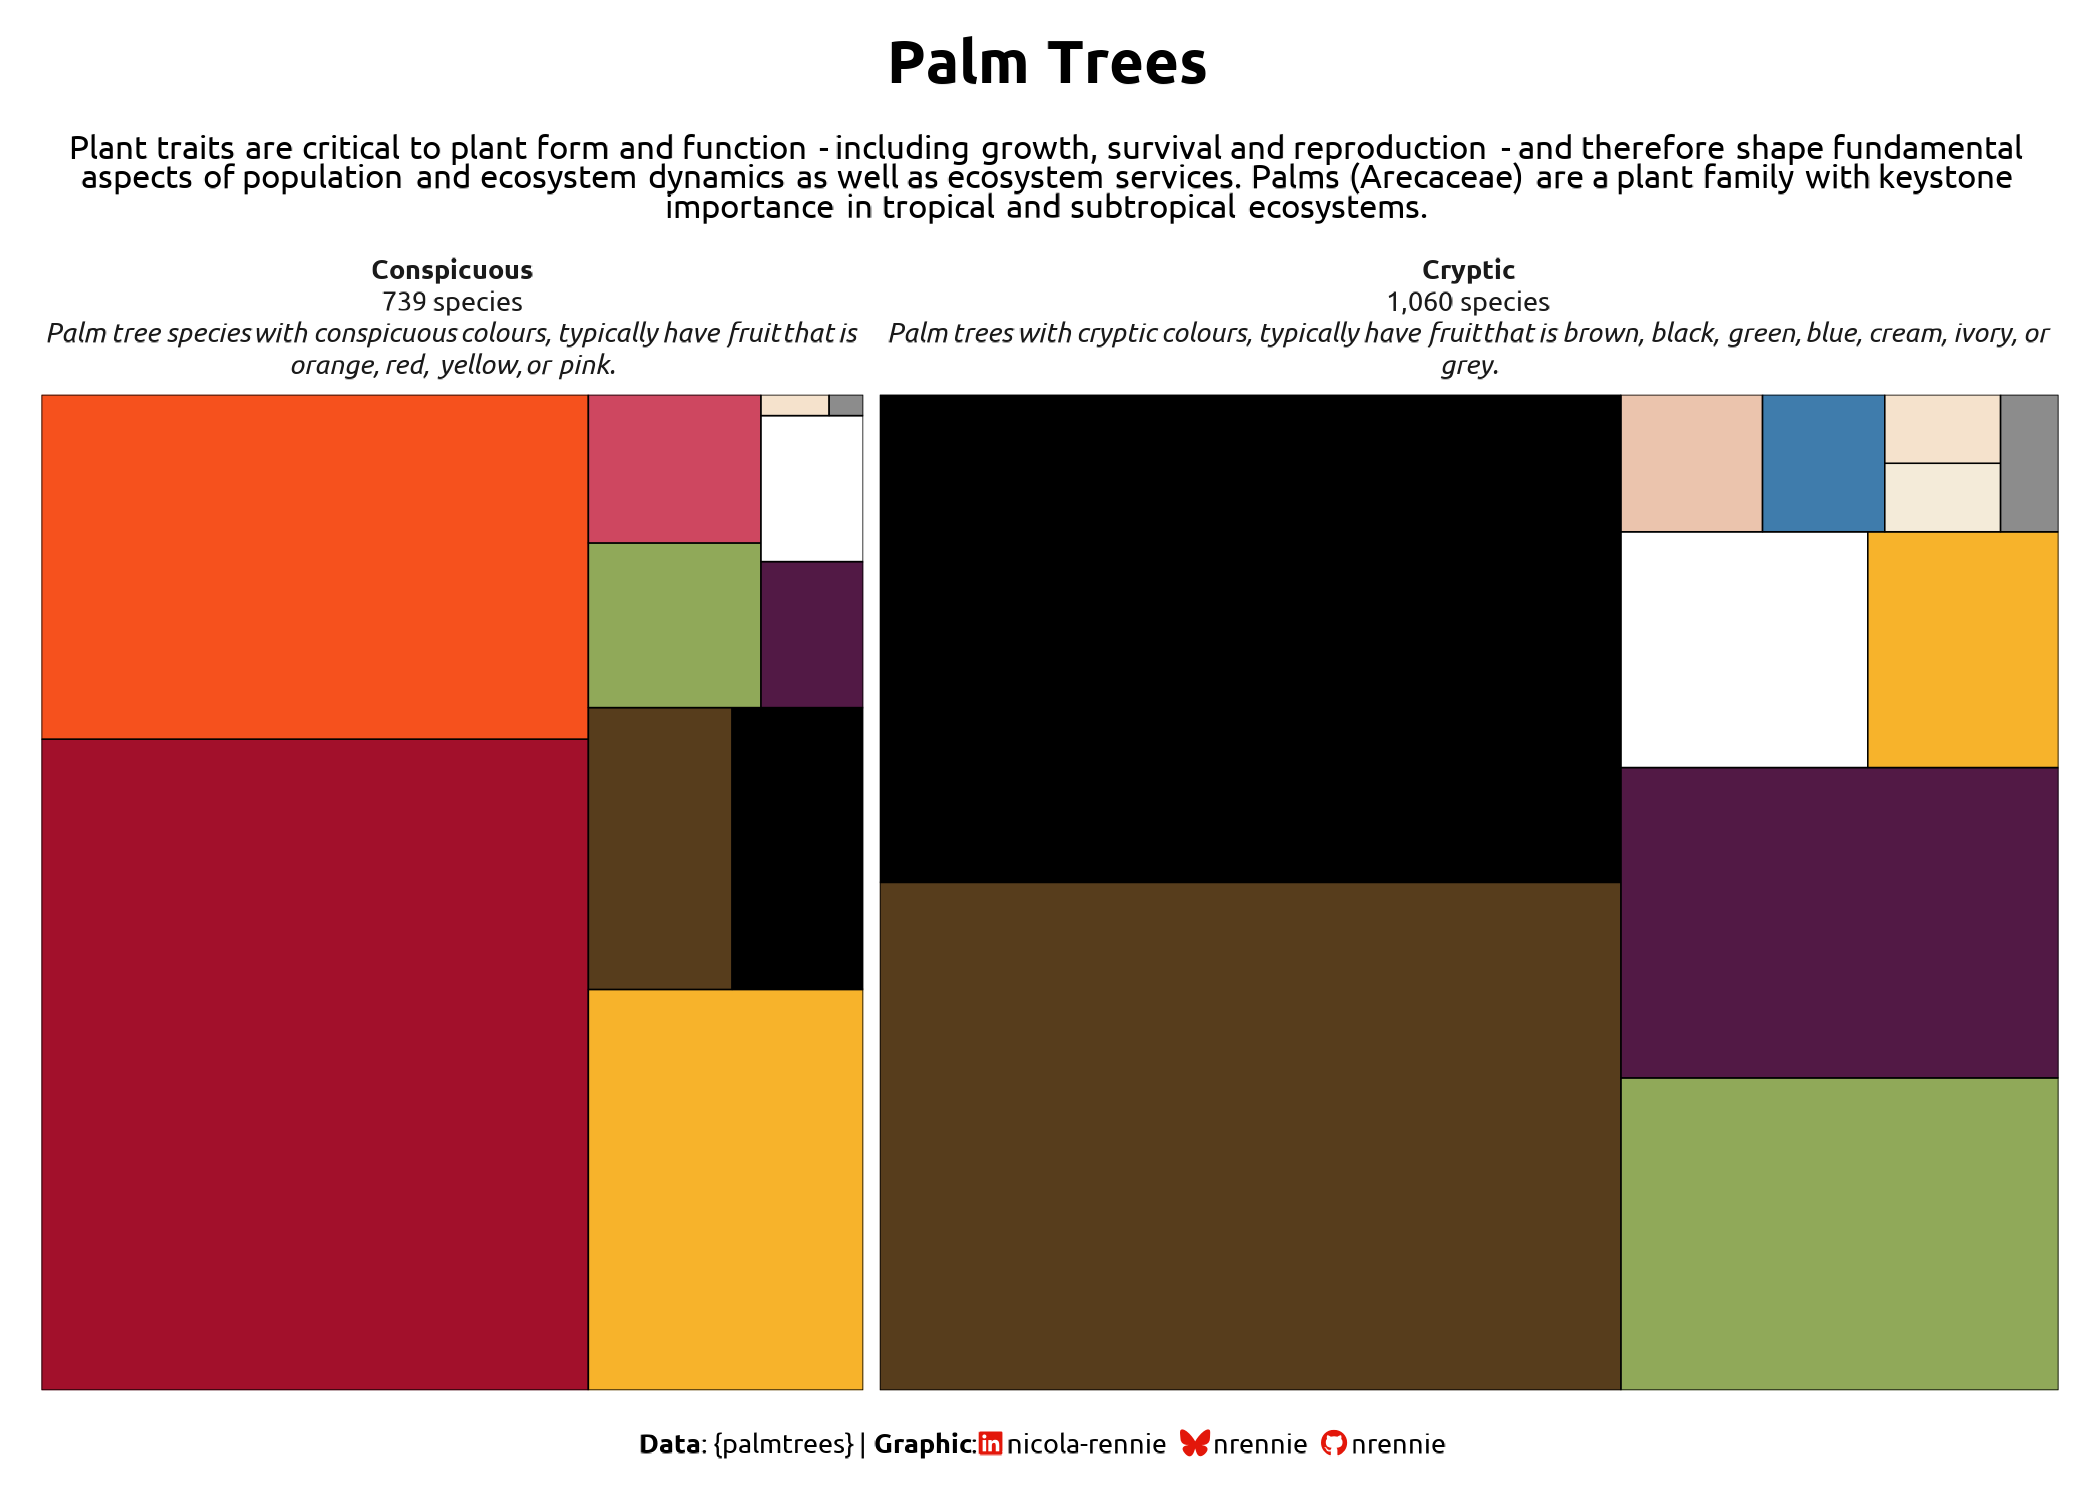

Write R code to recreate this figure.
# Load packages -----------------------------------------------------------

library(tidyverse)
library(showtext)
library(patchwork)
library(camcorder)
library(ggtext)
library(nrBrand)
library(glue)
library(treemapify)
library(ggh4x)


# Load data ---------------------------------------------------------------

tuesdata <- tidytuesdayR::tt_load("2025-03-18")
palmtrees <- tuesdata$palmtrees


# Load fonts --------------------------------------------------------------

font_add_google("Ubuntu", "ubuntu")
showtext_auto()
showtext_opts(dpi = 300)


# Define colours and fonts-------------------------------------------------

bg_col <- "white"
text_col <- "black"
highlight_col <- "#F6511D"

body_font <- "ubuntu"
title_font <- "ubuntu"


# Data wrangling ----------------------------------------------------------

plot_data <- palmtrees |>
  select(main_fruit_colors, conspicuousness) |>
  group_by(conspicuousness) |>
  mutate(n = n()) |>
  ungroup() |>
  drop_na() |>
  separate_longer_delim(main_fruit_colors, delim = "; ") |>
  group_by(main_fruit_colors, conspicuousness) |>
  mutate(n_col = n()) |>
  ungroup() |>
  distinct()

col_palette <- c("black", "#3F7CAC", "#573D1C", "#F5E2CC", "#90A959", "grey55", "#F4EBD9", "#F6511D", "#CE4760", "#521945", "#A2102B", "#EBC4AD", "white", "#F7B32B")
names(col_palette) <- sort(unique(plot_data$main_fruit_colors))

prop_data <- plot_data |>
  select(conspicuousness, n) |>
  distinct() |>
  arrange(conspicuousness) |>
  mutate(prop = n / n[1])


# Start recording ---------------------------------------------------------

gg_record(
  dir = file.path("2025", "2025-03-18", "recording"),
  device = "png",
  width = 7,
  height = 5,
  units = "in",
  dpi = 300
)


# Define text -------------------------------------------------------------

social <- nrBrand::social_caption(
  bg_colour = bg_col,
  icon_colour = highlight_col,
  font_colour = text_col,
  font_family = body_font,
  mastodon = NA
)
title <- "Palm Trees"
st <- "Plant traits are critical to plant form and function - including growth, survival and reproduction - and therefore shape fundamental aspects of population and ecosystem dynamics as well as ecosystem services. Palms (Arecaceae) are a plant family with keystone importance in tropical and subtropical ecosystems."
cap <- paste0(
  "**Data**: {palmtrees} | **Graphic**:", social
)

grp_names <- c(
  `conspicuous` = glue("**Conspicuous**<br>{prop_data$n[1]} species<br>*Palm tree species with conspicuous colours, typically have fruit that is orange, red, yellow, or pink.*"),
  `cryptic` = glue("**Cryptic**<br>{formatC(prop_data$n[2], big.mark=',')} species<br>*Palm trees with cryptic colours, typically have fruit that is brown, black, green, blue, cream, ivory, or grey.*")
)


# Plot --------------------------------------------------------------------

ggplot(
  data = plot_data,
  mapping = aes(
    area = n_col, fill = main_fruit_colors
  )
) +
  geom_treemap(colour = text_col) +
  facet_manual(~conspicuousness,
    design = "AB",
    widths = c(prop_data$prop),
    heights = c(prop_data$prop),
    labeller = as_labeller(grp_names)
  ) +
  scale_fill_manual(values = col_palette) +
  labs(title = title, subtitle = st, caption = cap) +
  coord_cartesian(expand = FALSE) +
  theme_minimal(base_size = 8, base_family = body_font) +
  theme(
    legend.position = "none",
    plot.margin = margin(5, 10, 5, 10),
    plot.title.position = "plot",
    plot.caption.position = "plot",
    plot.background = element_rect(fill = bg_col, colour = bg_col),
    panel.background = element_rect(fill = bg_col, colour = bg_col),
    plot.title = element_textbox_simple(
      colour = text_col,
      hjust = 0.5,
      halign = 0.5,
      margin = margin(b = 5, t = 5),
      lineheight = 0.5,
      family = title_font,
      face = "bold",
      size = rel(1.8)
    ),
    plot.subtitle = element_textbox_simple(
      colour = text_col,
      hjust = 0.5,
      halign = 0.5,
      margin = margin(b = 5, t = 5),
      lineheight = 0.5,
      family = body_font
    ),
    plot.caption = element_textbox_simple(
      colour = text_col,
      hjust = 0.5,
      halign = 0.5,
      margin = margin(b = 5, t = 10),
      lineheight = 0.5,
      family = body_font
    ),
    strip.text = element_textbox_simple(
      hjust = 0.5,
      halign = 0.5,
      minheight = 0.1
    )
  )


# Save gif ----------------------------------------------------------------

ggsave(
  filename = file.path("2025", "2025-03-18", paste0("20250318", ".png")),
  height = 5,
  width = 7,
  bg = bg_col,
  units = "in",
  dpi = 300
)

gg_playback(
  name = file.path("2025", "2025-03-18", paste0("20250318", ".gif")),
  first_image_duration = 4,
  last_image_duration = 20,
  frame_duration = .25,
  background = bg_col
)
